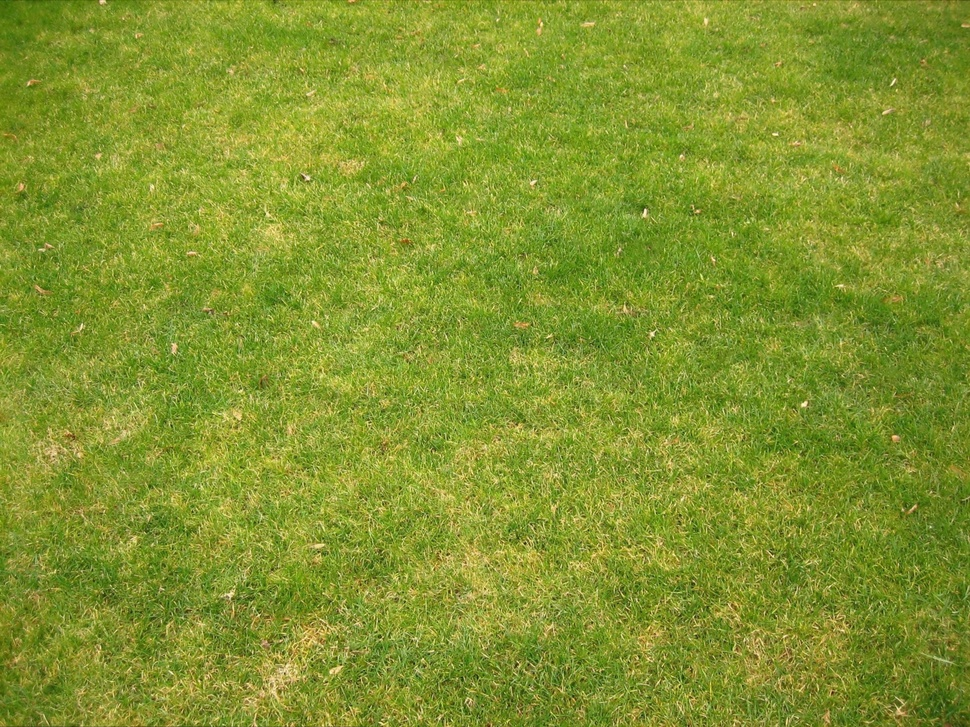
//> input picture Code/Prototypes/image processing/imagem pre processada.jpg, 970 x 727 px, shrunk from 2559 x 1919 before the run
$ ./ip 'imagem pre processada.jpg'   (built with g++ and OpenCV 4)
//> lines starting //> are read from the running program, lines starting //| are printed output that depends on the picture
#include <iostream>
#include <fstream>
#include <stdio.h>
#include <opencv2/opencv.hpp>
#include <opencv2/highgui/highgui.hpp>

using namespace std;
using namespace cv;

struct range{
  Scalar min;
  Scalar max;
};

/* Essa struct representa um bloco da imagem, sendo que a variavel regado diz se ele precisa ser regado ou nao */
struct map_block{
  int x;
  int y;
  bool regado = false;
  int block_numx;
  int block_numy;
};

struct block{
  int x;
  int y;
};

Mat calculateAvgPxlColor(Mat final_field, int quad_dim, int quad_linha, int quad_col, int black_pixel_maximum){
  Mat squared_field;

  int n_linhas, n_cols;
  int bgr_array_linha, bgr_array_col;
  int num_quad, num_quad_col, num_quad_linha;
  int avg_color, blue_color, green_color, red_color, not_black;

  num_quad_col = 0;
  num_quad_linha = 0;
  num_quad = 0;
  n_linhas = quad_linha*quad_dim;
  n_cols = quad_col*quad_dim;

  /* Returns a zero array of the specified size and type. */
  squared_field = Mat::zeros(n_linhas, n_cols, CV_8UC3);

  /* Esse loop vai iterar sobre o vetor dos canais de cores da imagem e pegar a media de imagem duma area retangular e transformar
      todos os pixels dentro daquela area na cor media */
  while(num_quad < quad_linha*quad_col){
    avg_color = 0;
    blue_color = 0;
    green_color = 0;
    red_color = 0;
    not_black = 0;

    for(bgr_array_linha = (quad_dim*num_quad_linha); bgr_array_linha < (quad_dim*(num_quad_linha+1)); bgr_array_linha++){
      for(bgr_array_col = (quad_dim*num_quad_col); bgr_array_col < (quad_dim*(num_quad_col+1)); bgr_array_col++){
        if( final_field.at<Vec3b>(bgr_array_linha, bgr_array_col) != Vec3b(0,0,0) && final_field.at<Vec3b>(bgr_array_linha, bgr_array_col) != Vec3b(255,255,255)){
          blue_color += final_field.at<Vec3b>(bgr_array_linha, bgr_array_col)[0];
          green_color += final_field.at<Vec3b>(bgr_array_linha, bgr_array_col)[1];
          red_color += final_field.at<Vec3b>(bgr_array_linha, bgr_array_col)[2];
          avg_color++;
          not_black++;
        }
      }
    }
    if(not_black <= black_pixel_maximum || not_black == 0){
      blue_color = 0;
      green_color = 0;
      red_color = 0;
    }
    if(avg_color == 0){
      avg_color = 1;
    }


    rectangle(squared_field, Point(0+(quad_dim*num_quad_col),(0+(quad_dim*num_quad_linha))),Point((quad_dim*(num_quad_col+1))-1,(quad_dim*(num_quad_linha+1))-1),
              Scalar(blue_color/avg_color,green_color/avg_color,red_color/avg_color),-1,8);


    num_quad++;
    num_quad_col = num_quad%quad_col;
    if(num_quad_col == 0){
      num_quad_linha++;
    }
  }
  return squared_field;
}

Mat apply_mask(Mat squared_field, range limites_rgb){
  Mat int_mask, final_mask;


  inRange(squared_field, limites_rgb.min, limites_rgb.max, int_mask); /* A mascara intermediaria separa os quadrados com grama que precisam ser regadas */
  squared_field.copyTo(final_mask, int_mask); /* A mascara final recebe os pixels que não são preto na imagem da primeira mascara */

  return final_mask;
}

/* mapUnhealthyGrass vai mapear os quadrados que precisam ser regados e colocar a posição dos quadrados num vetor de structs */
void mapUnhealthyGrass(Mat field, Mat field_mask, int quad_dim, int quad_linha, int quad_col, int block_size, vector<map_block> &mapBlock){
  int x, y, row, col, i,num_quad;
  x = quad_dim/2;
  y = quad_dim/2;
  i = 0;
 num_quad = 0 ;

  /* Esse loop vai procurar pelos quadrados pretos na mascara que representam as areas que precisam ser regadas */
  while(num_quad < quad_linha*quad_col){
    for(row = 0; row < quad_linha; row++){
      for(col =0; col < quad_col; col++){
        if(field.at<Vec3b>(y, x) != Vec3b(0,0,0)){
          if(field_mask.at<Vec3b>(y, x) == Vec3b(0,0,0)){
            mapBlock.push_back(map_block());
            mapBlock[i].x = x;
            mapBlock[i].y = y;
            mapBlock[i].regado = true;
            mapBlock[i].block_numx = (x/(block_size));
            mapBlock[i].block_numy = (y/(block_size));
            // circle(field, Point(x, y), 10, Scalar(255, 0, 0), -1, 8);
            i++;
          }
        }
       num_quad ++;
        x += quad_dim;
      }
      x = (quad_dim/2);
      y += quad_dim;
    }
  }
}

int main(int argc, char** argv){

  /* squarees that are going to be used */
  Mat field = imread(argv[1], 1);
//> field is the input picture: 727 rows x 970 cols, CV_8UC3; mean B, G, R 46.6, 149.5, 131.2
  Mat hsv_field; /* hsv_field vai receber a imagem passada por parametro após o seu color space ser convertido */
  Mat field_treshold; /* field_treshold vai receber um array com um treshold baseado nos ranges que foram passados */
  Mat element;
  Mat processed_field;
  Mat final_field;
  Mat squared_field;
  Mat mask_field;

  vector<map_block> mapBlock;
  vector<block> error;

  range field_range;
  range limites_rgb;
  /* Valores retirados da monografia do Tiago -############## CHECAR DEPOIS ##########*/
  field_range.min = Scalar(12, 50, 30);
  field_range.max = Scalar(80,255,200);

  limites_rgb.min = Scalar(13, 80, 60);
  limites_rgb.max = Scalar(64, 134, 105);

  /* ########################### */

  /* Numerical values */
  int bound_min, bound_max;
  int i, j, aux;
  int quad_dim, quad_linha, quad_col;
  int black_pixel_maximum;
  int block_size;

  quad_dim = 100;
  block_size = quad_dim*5;
  black_pixel_maximum = quad_dim*quad_dim*0.6;
  quad_linha = field.rows/quad_dim;
//> quad_linha = 7
  quad_col = field.cols/quad_dim;
//> quad_col = 9

  if(field.rows % quad_dim){
    quad_linha = (field.rows/quad_dim) + 1;
//> quad_linha = 8
  }

  if(field.cols % quad_dim){
    quad_col = (field.cols/quad_dim) + 1;
//> quad_col = 10
  }

  /* Pre-processamento da imagem */
  blur(field, field, Size(2,2)); /* Blurs an image using the normalized box filter. */
  cvtColor(field, hsv_field, CV_BGR2HSV); /* Converts an image from one color space to another. BGR -> HSV */
//> hsv_field: 727 rows x 970 cols, CV_8UC3; mean H, S, V 35.3, 177.6, 150.3
  inRange(hsv_field, field_range.min, field_range.max, field_treshold);
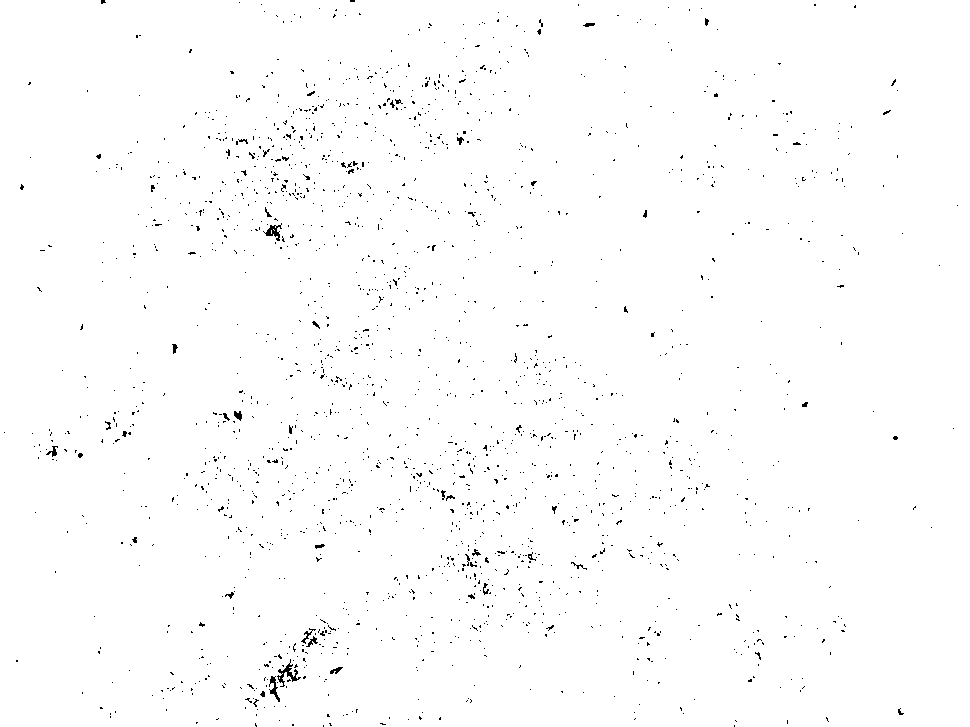
//> field_treshold: 727 rows x 970 cols, CV_8UC1; 99% white; black in thin lines or dots
//> field_range.min = Scalar(12, 50, 30); field_range.max = Scalar(80, 255, 200)
  element = getStructuringElement(MORPH_RECT, Size(9, 9), Point(4,4));
  morphologyEx(field_treshold, processed_field, MORPH_CLOSE, element);
//> processed_field: 727 rows x 970 cols, CV_8UC1; every value is 255

  bound_min = processed_field.rows;
//> bound_min = 727
  bound_max = 0;

  for(i = 0; i < processed_field.cols; i++){
    for(j = 0; j < processed_field.rows; j++){
      if(processed_field.at<uchar>(j,i) == 0){
        aux = j;
        break;
      }
    }
    if (aux < bound_min)
      bound_min = aux;
    if (aux > bound_max)
      bound_max = aux;
  }
//> this loop made 970 passes
//> bound_min on pass 1: 0
//> after the loop, aux = 0; bound_min = 0; bound_max = 0

  field.copyTo(final_field, field_treshold);
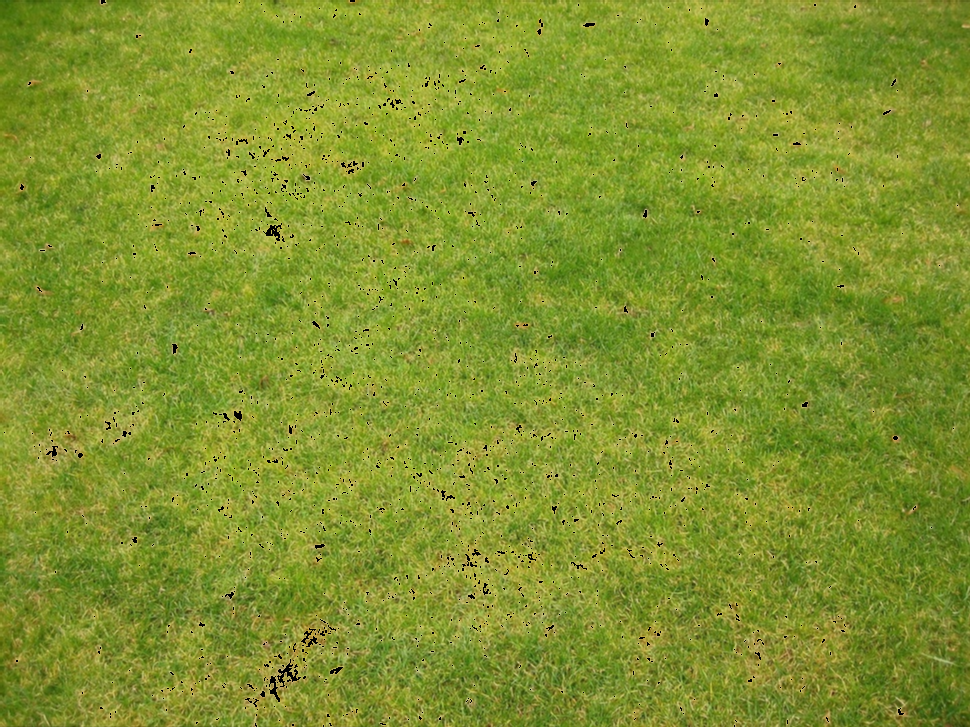
//> final_field: 727 rows x 970 cols, CV_8UC3; mean B, G, R 46, 148, 129.6

  /* Processamento da imagem para encontrar as areas que precisam ser regadas */
  squared_field = calculateAvgPxlColor(final_field, quad_dim, quad_linha, quad_col, black_pixel_maximum);
//> the loop in calculateAvgPxlColor, `while(num_quad < quad_linha*quad_col)` made 80 passes
//> after the loop in calculateAvgPxlColor, `while(num_quad < quad_linha*quad_col)`:
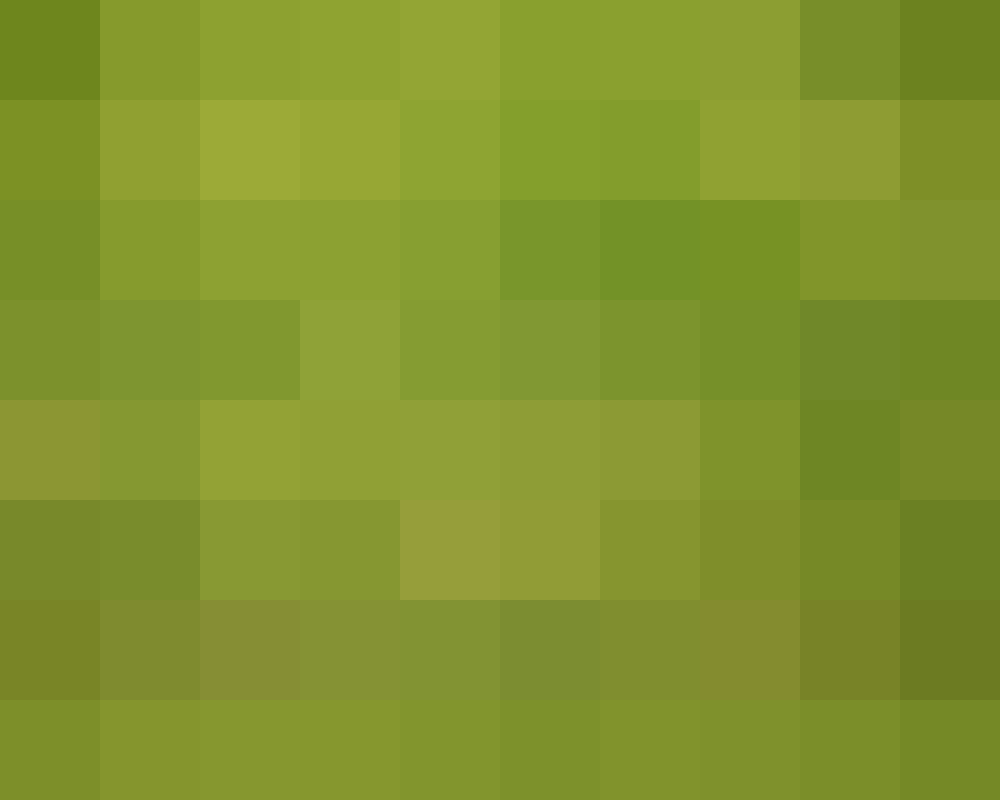
//> squared_field: 800 rows x 1000 cols, CV_8UC3; mean B, G, R 45.5, 148.9, 130.1
//> after the loop in calculateAvgPxlColor, `while(num_quad < quad_linha*quad_col)`: avg_color = 8260; blue_color = 316109; green_color = 1135592; red_color = 973978; not_black = 8260; num_quad = 80; num_quad_linha = 8
  mask_field = apply_mask(squared_field,limites_rgb);
//> in apply_mask, `inRange(squared_field, limites_rgb.min, limites_rgb.max, int_mask); /*..`: int_mask: 800 rows x 1000 cols, CV_8UC1; every value is 0
//> in apply_mask, `inRange(squared_field, limites_rgb.min, limites_rgb.max, int_mask); /*..`: limites_rgb.min = Scalar(13, 80, 60); limites_rgb.max = Scalar(64, 134, 105)
//> in apply_mask, `squared_field.copyTo(final_mask, int_mask); /* A mascara final recebe ..`: final_mask: 800 rows x 1000 cols, CV_8UC3; every value is 0
  mapUnhealthyGrass(squared_field, mask_field, quad_dim, quad_linha, quad_col, block_size, mapBlock);
//> the loop in mapUnhealthyGrass, `while(num_quad < quad_linha*quad_col)` made 1 pass
//> (i, x, y) on pass 1: (80, 50, 850)
//> after the loop in mapUnhealthyGrass, `while(num_quad < quad_linha*quad_col)`: mapBlock = 80 items; i = 80; x = 50; y = 850
//> mapBlock = 80 items

  imwrite("final.jpg", squared_field);
  imwrite("mask.jpg", mask_field);
  field.release();
}
